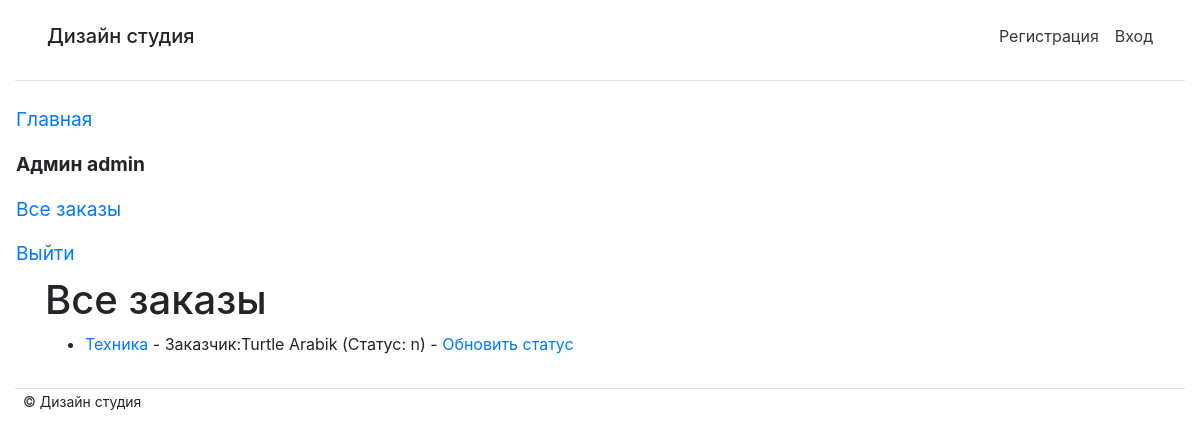
The page /studio/customer/ (signed in) on the database as committed earlier.
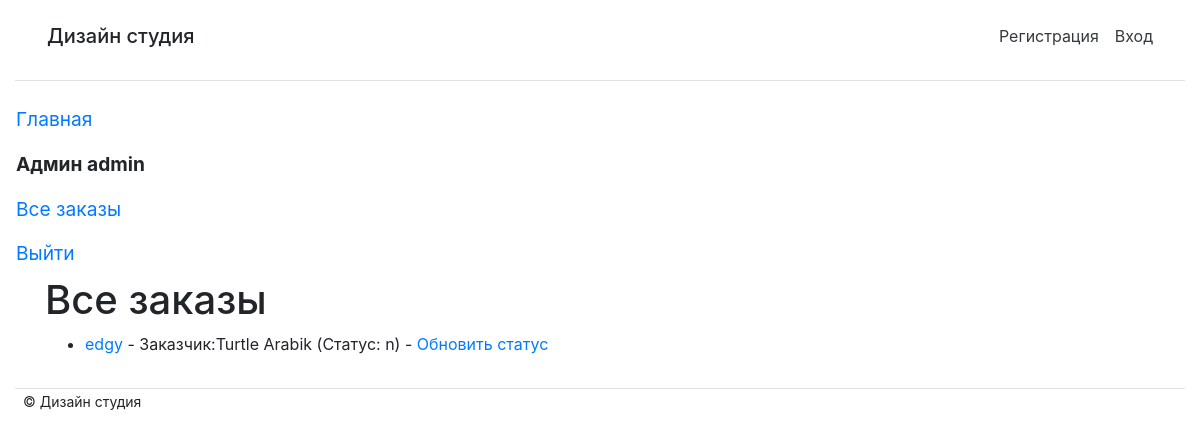
The same page on the database as committed later.
### studio/models.py (models this page shows, shortened)
class Order(models.Model):
    day_add = models.DateField(null=True, blank=True)
    name = models.CharField(max_length=200, verbose_name='Имя', blank=False)
    summary = models.TextField(max_length=1000, help_text="Описание", blank=False)
    category = models.ForeignKey('category', help_text="Выбор категории", on_delete=models.CASCADE, blank=False)
    photo_file = models.ImageField(max_length=200, upload_to=get_name_file, blank=False, null=True,
                                   validators=[FileExtensionValidator(allowed_extensions=['png', 'jpg', 'jpeg'])])
    customer_order = models.ForeignKey('user', on_delete=models.SET_NULL, null=True, blank=True)
    LOAN_STATUS = (
        ('n', 'Новая'),
        ('a', 'Принято в работу'),
        ('c', 'Выполнено'),
    )
    status = models.CharField(max_length=1, choices=LOAN_STATUS, blank=True, default='n')
    class Meta:
        ordering = ["status"]
        permissions = (("can_mark_returned", "Установите статус заказа"),)

class User(AbstractUser):
    name = models.CharField(max_length=200, verbose_name='Имя', blank=False, validators=[
        RegexValidator(
            regex='^[А-Яа-я -]*$',
            message='Имя пользователя должно состоять из кириллицы',
            code='invalid_username'
        ),
    ])
    surname = models.CharField(max_length=200, verbose_name='Фамилия', blank=False, validators=[
        RegexValidator(
            regex='^[А-Яа-я -]*$',
            message='Фамилия пользователя должно состоять из кириллицы',
            code='invalid_username'
        ),
    ])
    patronymic = models.CharField(max_length=200, verbose_name='Отчество', blank=True, validators=[
        RegexValidator(
            regex='^[А-Яа-я -]*$',
            message='Отчество пользователя должно состоять из кириллицы',
            code='invalid_username'
        ),
    ])
    username = models.CharField(max_length=200, verbose_name='Логин', unique=True, blank=False, validators=[
        RegexValidator(
            regex='^[A-Za-z -]*$',
            message='Имя пользователя должно состоять только из латиницы',
            code='invalid_username'
        ),
    ])
    email = models.EmailField(max_length=200, verbose_name='Почта', unique=True, blank=False)
    password = models.CharField(max_length=200, verbose_name='Пароль', blank=False)
    role = models.CharField(max_length=200, verbose_name='Роль',
                            choices=(('admin', 'Администратор'), ('user', 'Пользователь')), default='user')
    USERNAME_FIELD = 'username'
    def __str__(self):
        return str(self.name) + ' ' + str(self.surname)
    class Meta:
        ordering = ['name']

### studio/views.py (the view)
# urls.py: path(r'customer/', views.LoanedOrdersAllListView.as_view(), name='all-order'),
class LoanedOrdersAllListView(PermissionRequiredMixin, generic.ListView):
    model = Order
    permission_required = 'studio.can_mark_returned'
    template_name = 'studio/order_list_customer_all.html'
    paginate_by = 10
    def get_queryset(self):
        return Order.objects.all()

### studio/templates/studio/order_list_customer_all.html
{% extends "base.html" %}
{% block content %}
    <h1>Все заказы</h1>
    {% if order_list %}
    <ul>
      {% for order in order_list %}
      <li class="{% if order.is_overdue %}text-danger{% endif %}">
        <a href="{% url 'order-detail' order.pk %}">{{order.name}}</a> {% if user.is_staff %}- Заказчик:{{ order.customer_order }} (Статус: {{ order.status }}) {% endif %} {% if perms.studio.can_mark_returned %}- <a href="{% url 'order-update' order.id %}">Обновить статус</a>  {% endif %}
      </li>
      {% endfor %}
    </ul>
    {% else %}
      <p>Заказов нет</p>
    {% endif %}
{% endblock %}

Rows that differ between the two databases and show on the page:
removed Order: name "Техника", customer_order "Turtle Arabik", status "n"
added Order: name "edgy", customer_order "Turtle Arabik", status "n"
